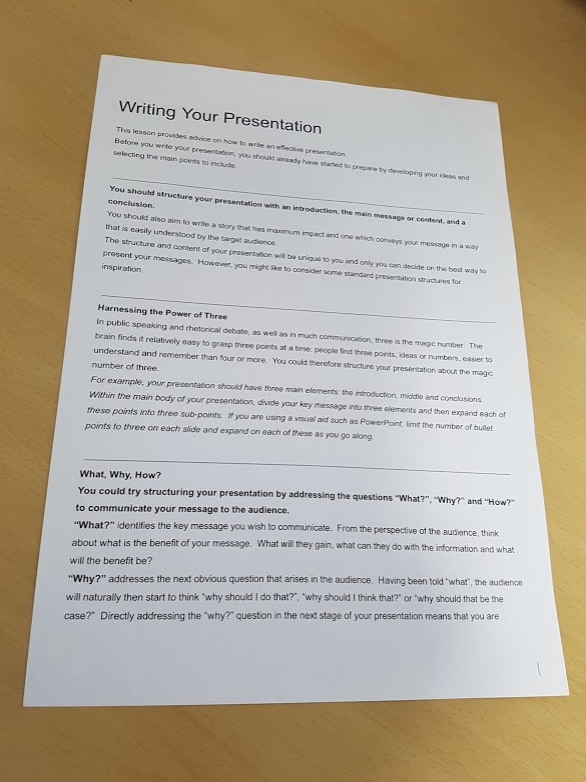
#> input picture img/paper.jpg, 586 x 782 px, found by its file name
$ python workshop_paper_scan.py   (older library calls are emulated)
#> lines starting #> are read from the running program, lines starting #| are printed output that depends on the picture; after the words box and inside, x2 and y2 are one past the last pixel; in counts of white or black regions, pixels touching at a corner belong together
"""
opencv

출처

제목: 파이썬으로 만드는 OpenCV 프로젝트
저자: 이세우
출판: 프로그래밍인사이트
"""
"""
요약

[예제 7-18] 문서 스캐너
"""
import cv2
import numpy as np

img = cv2.imread(filename="../img/paper.jpg")
#> img is the input picture: shape (782, 586, 3); mean B, G, R 152.7, 169.1, 178.7
gray = cv2.cvtColor(src=img, code=cv2.COLOR_BGR2GRAY)
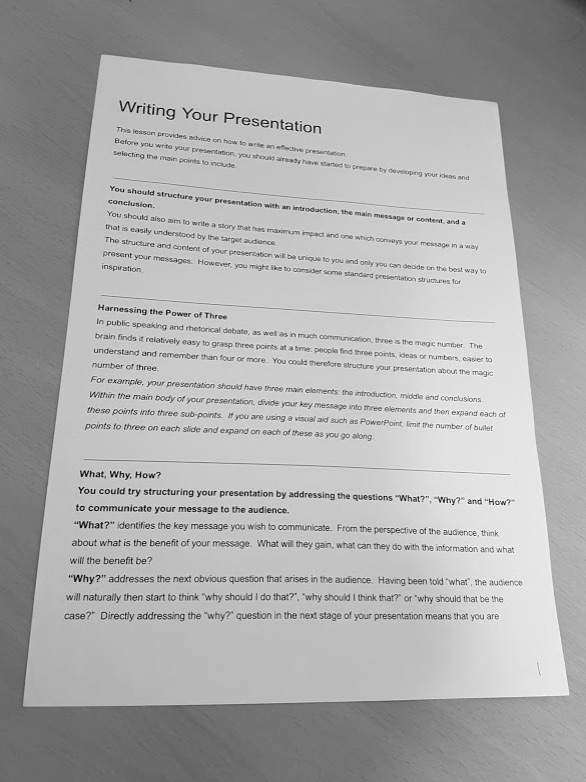
#> gray: shape (782, 586); min 0, max 255, mean 170.1

blur = cv2.GaussianBlur(src=gray, ksize=(3, 3), sigmaX=0)
edge = cv2.Canny(image=blur, threshold1=75, threshold2=200)
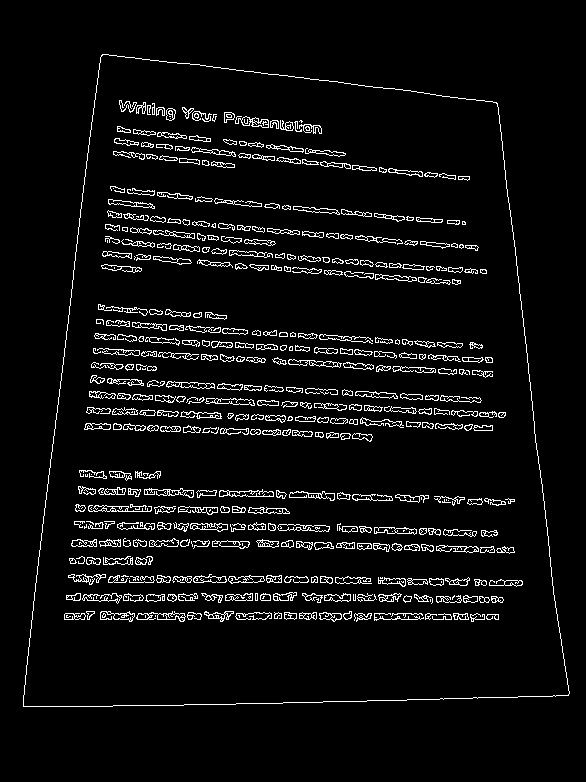
#> edge: shape (782, 586); 5.4% white in thin lines or dots, all inside (x1, y1, x2, y2) = (23, 54, 570, 707)

im, contours, hierarchy = cv2.findContours(image=edge, mode=cv2.RETR_EXTERNAL, method=cv2.CHAIN_APPROX_SIMPLE)
#> contours = 1 contour; box (x1, y1, x2, y2) and area: (23, 54, 570, 707) 294416
ctr = contours[0]
#> ctr = contour of 435 points, box (x1, y1, x2, y2) (23, 54, 570, 707), area 294416
approx = cv2.approxPolyDP(curve=ctr, epsilon=cv2.arcLength(curve=ctr, closed=True) * 0.01, closed=True)
#> approx = [[102, 54], [23, 706], [568, 695], [497, 103]]
src = np.float32([approx[0][0], approx[1][0], approx[2][0], approx[3][0]])
#> src = [[102, 54], [23, 706], [568, 695], [497, 103]]

#> (the run stopped early here; a loop or call above may not have finished)

$ run again, with img/abnormal.jpg copied over img/paper.jpg
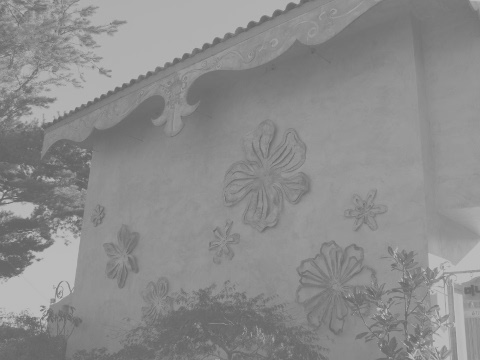
#> input picture img/abnormal.jpg, 480 x 360 px, found by its file name
#> img is the input picture: shape (360, 480, 3); min 96, max 194, mean 140.1
#> `edge = cv2.Canny(image=blur, threshold1=75, threshold2=200)`:
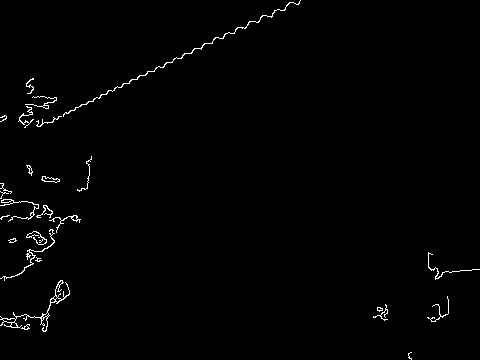
#> edge: shape (360, 480); 1.1% white in thin lines or dots
#> contours = 26 contours, 17 with area under 20; largest, box (x1, y1, x2, y2) and area: (0, 280, 70, 332) 194, (63, 0, 301, 117) 83, (41, 176, 60, 183) 58, (0, 199, 39, 222) 50, (0, 229, 55, 281) 46
#> ctr = contour of 17 points, box (x1, y1, x2, y2) (408, 352, 412, 360), area 2
#> approx has the same summary as ctr
#> src = [[410, 352], [411, 352], [410, 352], [409, 353]]
